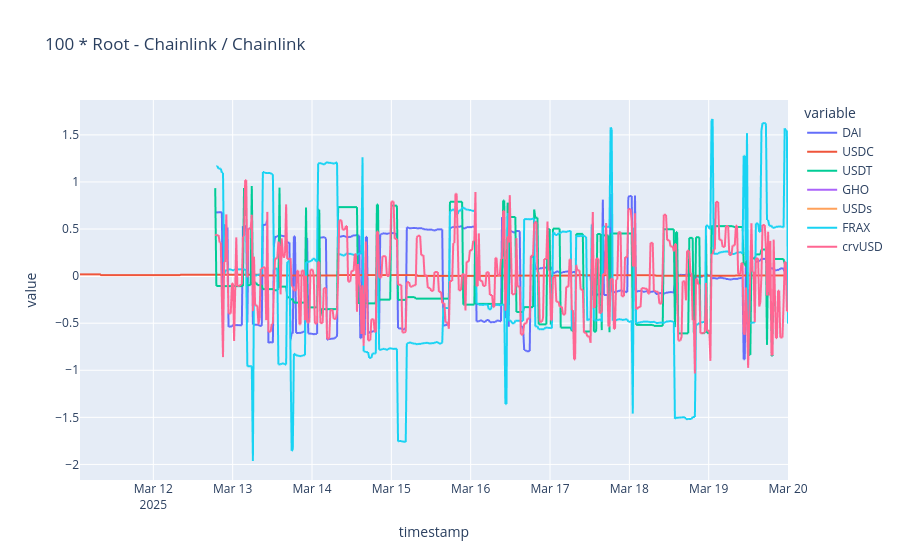

This figure's notebook cell:
### Code cell
# RootPriceOracle - Chainlink / Chainlink
root_price_cols = [
    "DAI_to_USDC_via_rootPriceOracle",
    "USDC_to_USDC_via_rootPriceOracle",
    "USDT_to_USDC_via_rootPriceOracle",
    "GHO_to_USDC_via_rootPriceOracle",
    "USDs_to_USDC_via_rootPriceOracle",
    # "USDe_to_USDC_via_rootPriceOracle",
    "FRAX_to_USDC_via_rootPriceOracle",
    "crvUSD_to_USDC_via_rootPriceOracle",
]

chainlink_price_cols = [
    "DAI_to_USD_safe_price",
    "USDC_to_USD_safe_price",
    "USDT_to_USD_safe_price",
    "GHO_to_USD_safe_price",
    "USDs_to_USD_safe_price",
    # "USDe_to_USD_safe_price",
    "FRAX_to_USD_safe_price",
    "crvUSD_to_USD_safe_price",
]

values = (
    100
    * (
        root_price_oracle_prices[root_price_cols].astype(float).values
        - chainlink_usd_prices[chainlink_price_cols].astype(float).values
    )
    / chainlink_usd_prices[chainlink_price_cols].astype(float).values
)

difference_df = pd.DataFrame(values, index=chainlink_usd_prices.index)
difference_df.columns = ["DAI", "USDC", "USDT", "GHO", "USDs", "FRAX", "crvUSD"]

fig = px.line(
    difference_df,
    labels={"y": "percent difference between Root and chainlink"},
    title="100 * Root - Chainlink / Chainlink",
)
fig.show()

### Figure 1 — Plotly figure (JSON) as saved in the notebook; plotly's stock layout.template omitted (floating-point values rounded to 4 significant figures; data arrays with more than 128 entries replaced by an {"elided": "..."} marker saying what was removed)
{"data": [{"hovertemplate": "variable=DAI<br>timestamp=%{x}<br>value=%{y}<extra></extra>", "legendgroup": "DAI", "line": {"color": "#636efa", "dash": "solid"}, "marker": {"symbol": "circle"}, "mode": "lines", "name": "DAI", "showlegend": true, "type": "scattergl", "x": {"elided": "640 str values"}, "xaxis": "x", "y": {"elided": "640 float values"}, "yaxis": "y"}, {"hovertemplate": "variable=USDC<br>timestamp=%{x}<br>value=%{y}<extra></extra>", "legendgroup": "USDC", "line": {"color": "#EF553B", "dash": "solid"}, "marker": {"symbol": "circle"}, "mode": "lines", "name": "USDC", "showlegend": true, "type": "scattergl", "x": {"elided": "640 str values"}, "xaxis": "x", "y": {"elided": "640 float values"}, "yaxis": "y"}, {"hovertemplate": "variable=USDT<br>timestamp=%{x}<br>value=%{y}<extra></extra>", "legendgroup": "USDT", "line": {"color": "#00cc96", "dash": "solid"}, "marker": {"symbol": "circle"}, "mode": "lines", "name": "USDT", "showlegend": true, "type": "scattergl", "x": {"elided": "640 str values"}, "xaxis": "x", "y": {"elided": "640 float values"}, "yaxis": "y"}, {"hovertemplate": "variable=GHO<br>timestamp=%{x}<br>value=%{y}<extra></extra>", "legendgroup": "GHO", "line": {"color": "#ab63fa", "dash": "solid"}, "marker": {"symbol": "circle"}, "mode": "lines", "name": "GHO", "showlegend": true, "type": "scattergl", "x": {"elided": "640 str values"}, "xaxis": "x", "y": {"elided": "640 float values"}, "yaxis": "y"}, {"hovertemplate": "variable=USDs<br>timestamp=%{x}<br>value=%{y}<extra></extra>", "legendgroup": "USDs", "line": {"color": "#FFA15A", "dash": "solid"}, "marker": {"symbol": "circle"}, "mode": "lines", "name": "USDs", "showlegend": true, "type": "scattergl", "x": {"elided": "640 str values"}, "xaxis": "x", "y": {"elided": "640 float values"}, "yaxis": "y"}, {"hovertemplate": "variable=FRAX<br>timestamp=%{x}<br>value=%{y}<extra></extra>", "legendgroup": "FRAX", "line": {"color": "#19d3f3", "dash": "solid"}, "marker": {"symbol": "circle"}, "mode": "lines", "name": "FRAX", "showlegend": true, "type": "scattergl", "x": {"elided": "640 str values"}, "xaxis": "x", "y": {"elided": "640 float values"}, "yaxis": "y"}, {"hovertemplate": "variable=crvUSD<br>timestamp=%{x}<br>value=%{y}<extra></extra>", "legendgroup": "crvUSD", "line": {"color": "#FF6692", "dash": "solid"}, "marker": {"symbol": "circle"}, "mode": "lines", "name": "crvUSD", "showlegend": true, "type": "scattergl", "x": {"elided": "640 str values"}, "xaxis": "x", "y": {"elided": "640 float values"}, "yaxis": "y"}], "layout": {"legend": {"title": {"text": "variable"}, "tracegroupgap": 0}, "title": {"text": "100 * Root - Chainlink / Chainlink"}, "xaxis": {"anchor": "y", "domain": [0, 1], "title": {"text": "timestamp"}}, "yaxis": {"anchor": "x", "domain": [0, 1], "title": {"text": "value"}}}}
